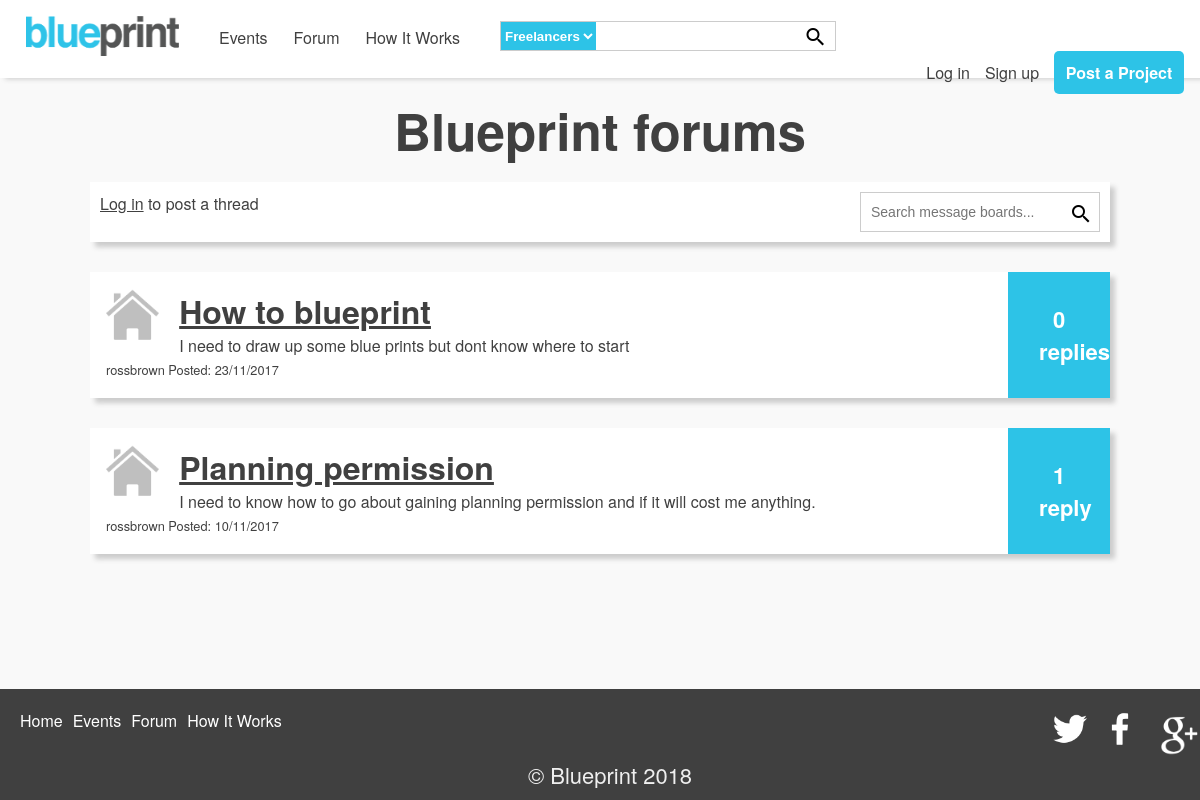
The app's page /forum.php, older data.
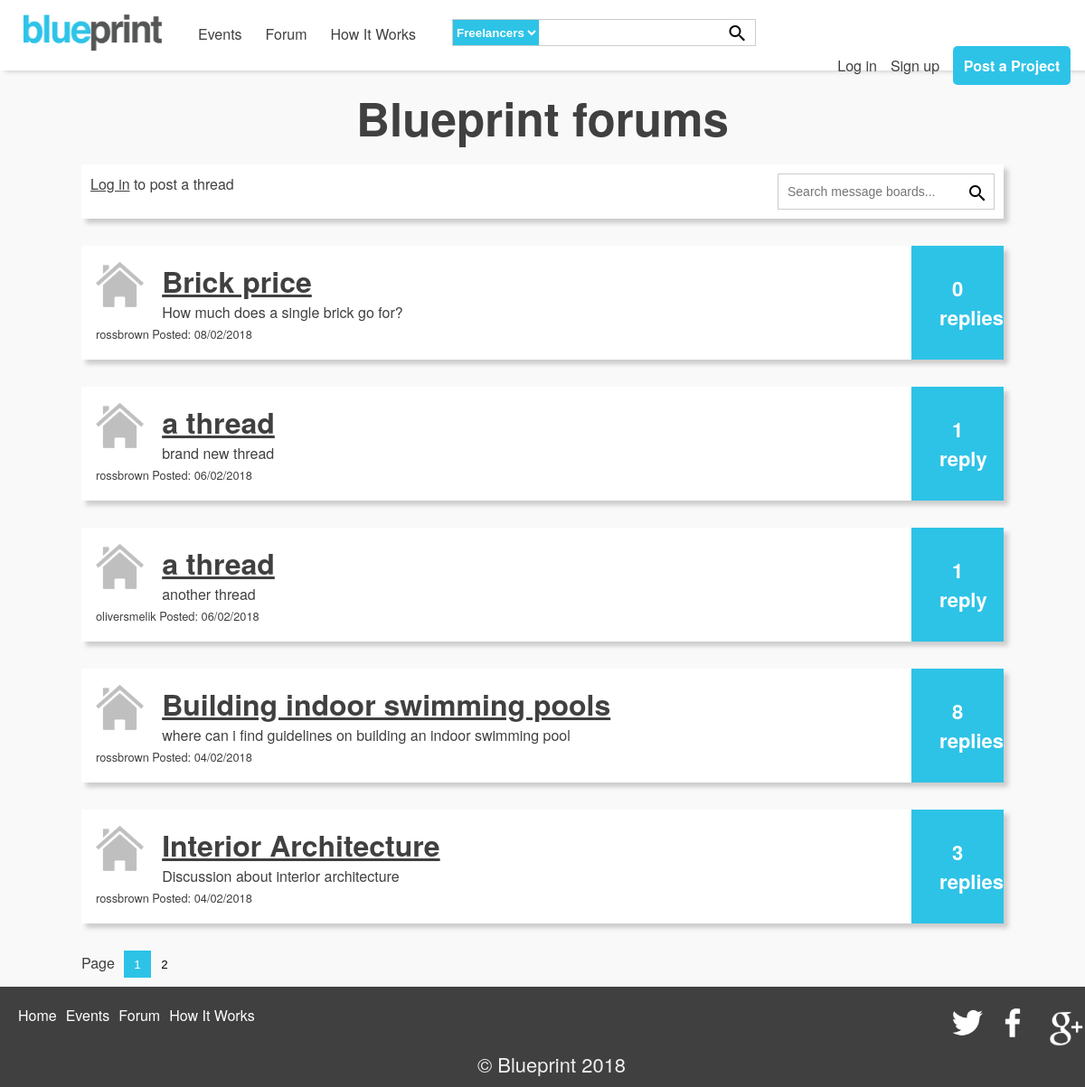
The same page, newer data.
### tables this page shows
CREATE TABLE `bp_thread` (
  `threadId` int(11) NOT NULL,
  `userId` int(11) NOT NULL,
  `threadTitle` varchar(100) NOT NULL,
  `threadInfo` varchar(500) NOT NULL,
  `timePosted` time NOT NULL,
  `datePosted` date NOT NULL
);

CREATE TABLE `bp_user` (
  `userId` int(11) NOT NULL,
  `forename` varchar(100) NOT NULL,
  `surname` varchar(100) NOT NULL,
  `email` varchar(100) NOT NULL,
  `username` varchar(100) NOT NULL,
  `password` varchar(100) NOT NULL,
  `pro` int(1) NOT NULL DEFAULT '0',
  `image` blob,
  `overview` varchar(500) NOT NULL,
  `organisation` varchar(100) NOT NULL,
  `websiteLink` varchar(500) NOT NULL,
  `userRole` varchar(100) NOT NULL,
  `dateAdded` date NOT NULL,
  `suspended` tinyint(1) NOT NULL,
  `token` varchar(20) NOT NULL,
  `passwordHint` varchar(500) NOT NULL
);

### forum.php (the view, shortened to what this page needs)
<?php
require_once ('scripts/functions.php');
echo makePageStart("viewport", "width=device-width, inital-scale=1", "Blueprint forum");
echo makeHeader();
$dbConn = databaseConn::getConnection();
$sql = 'select *
        from bp_thread
        left join bp_user
        on bp_thread.userId=bp_user.userId
        order by datePosted DESC, timePosted DESC';
echo "<h1>Blueprint forums</h1>";
echo "
      <div class='filterBar'>
        <div class=\"postThread\" id='postThread' style='display: none; float: left; width: 33%;'>
            <div class=\"form-container\">";
if(isset($_SESSION['logged-in']) && $_SESSION['logged-in'] == true){
    echo"
                <form method=\"get\" action=\"addThread.php\" id='postThreadForm'>
                    <label for='title'>Thread title: </label>
                    <input type=\"text\" name=\"threadTitle\" id='title' class=\"form-control block\" data-validation=\"required\" placeholder=\"Please enter a title\">
                    <label for='postThread'>Thread information</label><br/>
                    <textarea class=\"form-control block\" style=\"max-width: 100%; min-width: 100%; width: 100%;\" name=\"threadInfo\" id='postThread' data-validation=\"required\" placeholder=\"Please enter some information\"></textarea>
                    <input type=\"submit\" value=\"Post\" class=\"button\">
                    <a class='button' onclick='toggleForm()' id='closeFormButton'>Hide</a>
                </form>
            </div>
        </div>
        <a class='button' onclick='toggleForm()' id='openFormButton' style='padding: 1em; margin: 0; float: left;'>Start a thread</a>
        <form class=\"search-box\" action='forumSearchResults.php' method='get'>
            <input type=\"text\" name='searchQuery' autocomplete=\"off\" placeholder=\"Search message boards...\" />
            <button type='submit'><i class=\"material-icons\">search</i></button>
            <div class=\"result\"></div><br>
        </form>
      ";
}
else{
    echo "
            </div>
        </div>
        <div style='float: left; width: 40%'>
            <p><a href='login.php'>Log in</a> to post a thread</p>
        </div>
        <form class=\"search-box\" action='forumSearchResults.php' method='get'>
            <input type=\"text\" name='searchQuery' autocomplete=\"off\" placeholder=\"Search message boards...\" />
            <button type='submit'><i class=\"material-icons\">search</i></button>
            <div class=\"result\"></div><br>
        </form>
      ";
};
echo"
        <div class='clear'></div>
      </div>";
$per_page_html = '';
$page = 1;
$start=0;
$limit=" limit " . $start . "," . ROW_PER_PAGE;
$pagination_statement = $dbConn->prepare($sql);
$pagination_statement->execute();
$row_count = $pagination_statement->rowCount();
if(!empty($row_count)){
    $per_page_html .= "<div class='pag-links'>";
    if ($row_count > ROW_PER_PAGE){
        $per_page_html .= "<span style='margin-right: 10px;'>Page</span>";
    }
    $page_count=ceil($row_count/ROW_PER_PAGE);
    if($page_count>1) {
        for($i=1;$i<=$page_count;$i++){
            if($i==$page){
                $per_page_html .= '<input type="submit" name="page" value="' . $i . '" class="pag-button pag-button-current" />';
            } else {
                $per_page_html .= '<input type="submit" name="page" value="' . $i . '" class="pag-button" />';
            }
        }
    }
    $per_page_html .= "</div>";
}
$query = $sql.$limit;
$pdo_statement = $dbConn->prepare($query);
$pdo_statement->execute();
$result = $pdo_statement->fetchAll();
echo"
      <div class='result-set'>";
if(!empty($result)) {
    foreach($result as $row) {
        $forumId = $row['threadId'];
        $date = $row['datePosted'];
        $dateString = strtotime($date);
        $formatDate = date("d/m/Y", $dateString);
        $sqlCount = "SELECT count(*)
                     FROM bp_thread_message
                     WHERE threadID = '$forumId' ";
        $result = $dbConn->prepare($sqlCount);
        $result->execute();
        $number_of_rows = $result->fetchColumn();
        echo"
        <div class=\"thread\">
            <div class='thread-info'>
                <img style='margin-right: 20px;' src=\"images/house.png\">
                <a href=\"thread.php?threadId=$forumId\">
                    <h2>".$row['threadTitle']."</h2>
                </a>
                <p>".$row['threadInfo']."</p> ";
if (isset($_SESSION['userId'])){
    echo "<span><a href='profile.php'> ".$row['username']."</a>";
}else{
    echo "<span>".$row['username']." ";
};echo"
                 Posted: ".$formatDate ."";
        echo"   </span>
            </div>
            <div class=\"replyInfoBox\">";
        if ($number_of_rows == 1){
            echo "
                <p>$number_of_rows reply</p>";
        }
        else{
            echo "
                <p>$number_of_rows replies</p>";
        };
        echo"
            </div>
            <div class='clear'></div>
        </div>";
    };
}
echo" </div>
      <form name='frmSearch' action='#' method='post' class=\"pag-form\">
        $per_page_html
      </form>";
?>
<?php
echo makePageFooter();
?>

Row changes from the older to the newer data that the page shows:
removed bp_thread: threadTitle "How to blueprint", threadInfo "I need to draw up some blue prints but dont know where to start", userId.username "rossbrown", datePosted "23/11/2017", number_of_rows "0"
no longer on this page (row unchanged): bp_thread: threadTitle "Planning permission", threadInfo "I need to know how to go about gaining planning permission and if it will cost me anything.", userId.username "rossbrown", datePosted "10/11/2017", number_of_rows "1"
added bp_thread: threadTitle "Brick price", threadInfo "How much does a single brick go for?", userId.username "rossbrown", datePosted "08/02/2018", number_of_rows "0"
added bp_thread: threadTitle "a thread", threadInfo "brand new thread", userId.username "rossbrown", datePosted "06/02/2018", number_of_rows "1"
added bp_thread: threadTitle "a thread", threadInfo "another thread", userId.username "oliversmelik", datePosted "06/02/2018", number_of_rows "1"
added bp_thread: threadTitle "Building indoor swimming pools", threadInfo "where can i find guidelines on building an indoor swimming pool", userId.username "rossbrown", datePosted "04/02/2018", number_of_rows "8"
added bp_thread: threadTitle "Interior Architecture", threadInfo "Discussion about interior architecture", userId.username "rossbrown", datePosted "04/02/2018", number_of_rows "3"
Text that changed along with them:
text now shown: "Page"
new list line: "1"
new list line: "2"
